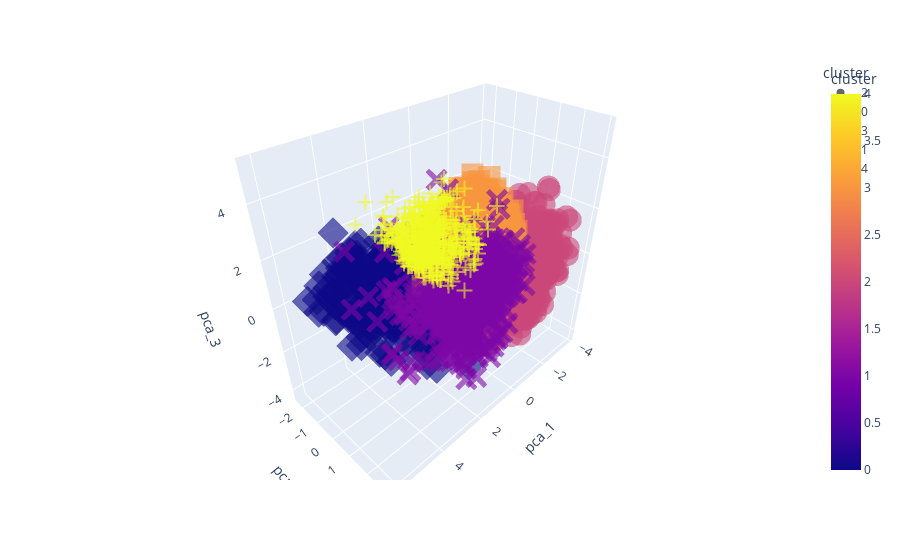

Notebook cell for this chart:
### Code cell
#Dimension Reduce
from sklearn.decomposition import PCA
pca = PCA(n_components=3)
principal_comp = pca.fit_transform(scaled_data)
pca_df = pd.DataFrame(data=principal_comp, columns=['pca_1', 'pca_2', 'pca_3'])
pca_df = pd.concat([pca_df, pd.DataFrame({'cluster':kmeans.labels_})], axis=1)

#Showing
import plotly
import plotly.express as px
fig = px.scatter_3d(pca_df, x='pca_1', y='pca_2', z= 'pca_3',color='cluster', symbol='cluster', size_max=20, opacity=0.6)
fig.show()

# fig = px.scatter(pca_df, x='pca_1', y='pca_2',color ='cluster',symbol='cluster')
# fig.show()

### Figure 1 — Plotly figure (JSON) as saved in the notebook; plotly's stock layout.template omitted (floating-point values rounded to 4 significant figures; data arrays with more than 128 entries replaced by an {"elided": "..."} marker saying what was removed)
{"data": [{"hovertemplate": "cluster=%{marker.color}<br>pca_1=%{x}<br>pca_2=%{y}<br>pca_3=%{z}<extra></extra>", "legendgroup": "2", "marker": {"color": {"elided": "542 int values"}, "coloraxis": "coloraxis", "opacity": 0.6, "symbol": "circle"}, "mode": "markers", "name": "2", "scene": "scene", "showlegend": true, "type": "scatter3d", "x": {"elided": "542 float values"}, "y": {"elided": "542 float values"}, "z": {"elided": "542 float values"}}, {"hovertemplate": "cluster=%{marker.color}<br>pca_1=%{x}<br>pca_2=%{y}<br>pca_3=%{z}<extra></extra>", "legendgroup": "0", "marker": {"color": {"elided": "474 int values"}, "coloraxis": "coloraxis", "opacity": 0.6, "symbol": "diamond"}, "mode": "markers", "name": "0", "scene": "scene", "showlegend": true, "type": "scatter3d", "x": {"elided": "474 float values"}, "y": {"elided": "474 float values"}, "z": {"elided": "474 float values"}}, {"hovertemplate": "cluster=%{marker.color}<br>pca_1=%{x}<br>pca_2=%{y}<br>pca_3=%{z}<extra></extra>", "legendgroup": "3", "marker": {"color": {"elided": "722 int values"}, "coloraxis": "coloraxis", "opacity": 0.6, "symbol": "square"}, "mode": "markers", "name": "3", "scene": "scene", "showlegend": true, "type": "scatter3d", "x": {"elided": "722 float values"}, "y": {"elided": "722 float values"}, "z": {"elided": "722 float values"}}, {"hovertemplate": "cluster=%{marker.color}<br>pca_1=%{x}<br>pca_2=%{y}<br>pca_3=%{z}<extra></extra>", "legendgroup": "1", "marker": {"color": {"elided": "544 int values"}, "coloraxis": "coloraxis", "opacity": 0.6, "symbol": "x"}, "mode": "markers", "name": "1", "scene": "scene", "showlegend": true, "type": "scatter3d", "x": {"elided": "544 float values"}, "y": {"elided": "544 float values"}, "z": {"elided": "544 float values"}}, {"hovertemplate": "cluster=%{marker.color}<br>pca_1=%{x}<br>pca_2=%{y}<br>pca_3=%{z}<extra></extra>", "legendgroup": "4", "marker": {"color": {"elided": "541 int values"}, "coloraxis": "coloraxis", "opacity": 0.6, "symbol": "cross"}, "mode": "markers", "name": "4", "scene": "scene", "showlegend": true, "type": "scatter3d", "x": {"elided": "541 float values"}, "y": {"elided": "541 float values"}, "z": {"elided": "541 float values"}}], "layout": {"coloraxis": {"colorbar": {"title": {"text": "cluster"}}, "colorscale": [[0, "#0d0887"], [0.1111, "#46039f"], [0.2222, "#7201a8"], [0.3333, "#9c179e"], [0.4444, "#bd3786"], [0.5556, "#d8576b"], [0.6667, "#ed7953"], [0.7778, "#fb9f3a"], [0.8889, "#fdca26"], [1, "#f0f921"]]}, "legend": {"title": {"text": "cluster"}, "tracegroupgap": 0}, "margin": {"t": 60}, "scene": {"domain": {"x": [0, 1], "y": [0, 1]}, "xaxis": {"title": {"text": "pca_1"}}, "yaxis": {"title": {"text": "pca_2"}}, "zaxis": {"title": {"text": "pca_3"}}}}}
